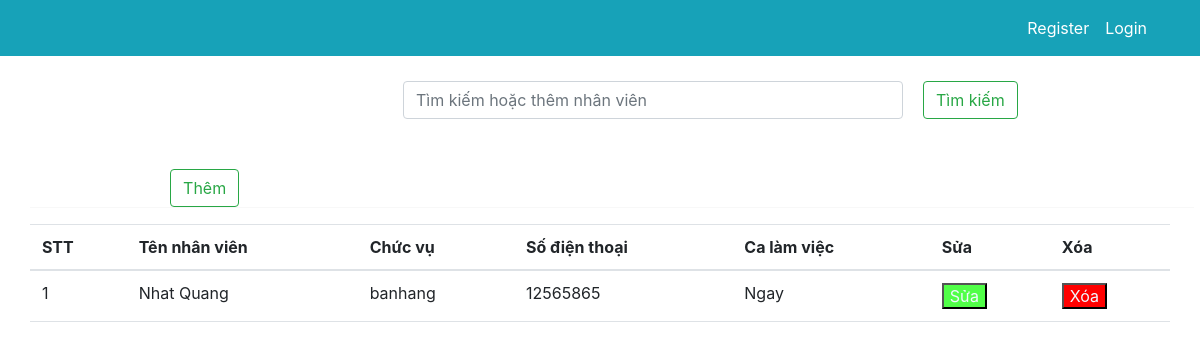
Screenshot of /manager/staff_list/ with the database file from the repository.
### staff/models.py (models this page shows, shortened)
class StaffProfile(models.Model):
    id_profile = models.ForeignKey(Profile,on_delete=models.CASCADE)
    joinDate = models.DateTimeField(auto_now_add=True,null=True)
    typeStaff = models.CharField(max_length=100,null=True)
    shift = models.CharField(max_length=100, null=True)

### accounts/models.py (models this page shows)
class Profile(models.Model):
    user = models.OneToOneField(User , on_delete=models.CASCADE,null=True)
    profile_image = models.ImageField(default='default.jpg',upload_to='profile_images')
    address = models.CharField(max_length=200, null=True)
    name = models.CharField(max_length=100,null=True)
    phone = models.CharField(max_length=100,null=True)
    is_admin = models.BooleanField(default=False)
    is_staff = models.BooleanField(default=False)
    is_customer = models.BooleanField(default=True)
    def __str__(self) -> str:
        try:
            return self.user.username
        except:
            return "None"

### manager/views.py (the view)
# urls.py: path('staff_list/', staff_list, name="staff_list"),
def staff_list(request):
    user_profile = Profile.objects.filter(is_staff = True)
    staff_profile = StaffProfile.objects.all()
    context = {
        'profile':user_profile,
        'staff_profile':staff_profile
    }
    return render(request, 'manager/staff_list.html',context)

### templates/manager/staff_list.html (shortened to what this page needs)
{% load static %}
	<link href="{% static 'css/bootstrap.css' %}" rel="stylesheet" type="text/css"/>
	<link rel = "stylesheet" href = "{% static 'css/custom.css' %}">
	<link href="{% static 'font/css/all.min.css' %}" rel="stylesheet" type="text/css">
    <link rel="stylesheet" href="https://cdn.jsdelivr.net/npm/bootstrap@4.6.2/dist/css/bootstrap.min.css">
{% include 'base/navbar-manager.html' %}
    <form style="margin: 25px 50px 50px 25px;padding-left: 10cm;" class="d-flex" role="search">
        <input style="width: 500px;" class="form-control" type="text" placeholder="Tìm kiếm hoặc thêm nhân viên" aria-label="Search">
        <button style="margin-left: 20px;" class="btn btn-outline-success" type="submit">Tìm kiếm</button>
    </form>
    <a href="{% url 'add_staff' %}"><button style="margin-left: 4.5cm;" class="btn btn-outline-success">Thêm</button></a>
<div class="row">
  <head><link href="//netdna.bootstrapcdn.com/font-awesome/3.2.1/css/font-awesome.css" rel="stylesheet"></head>
  <div class="container">
	  <div class="row">
		  <hr>
          <table class="table table-hover">
            <thead>
                <tr>
                    <th>STT</th>
                    <th>Tên nhân viên</th>
                    <th>Chức vụ</th>
                    <th>Số điện thoại</th>
                    <th>Ca làm việc</th>
                    <th>Sửa</th>
                    <th>Xóa</th>
                </tr>
            </thead>
            <tbody>
                {% for s in staff_profile %}
                <tr>
                    <td>1</td>
                    <td>{{s.id_profile.name}}</td>
                    <td>{{s.typeStaff}}</td>
                    <td>{{s.id_profile.phone}}</td>
                    <td>{{s.shift}}</td>
                    <td>
                        <a href="{% url 'staff_profile' s.id_profile %}"><button style="background-color:rgba(13, 255, 0, 0.716); color: aliceblue;">Sửa</button></a>
                    </td>
                    <td>
                        <a href="{% url 'remove_staff' s.id_profile %}"><button style="background-color:red; color: aliceblue;">Xóa</button></a>
                    </td>
                </tr>
                {% endfor %}
            </tbody>
        </table>
    </div>
</div>

### rows the page displays
StaffProfile: id_profile.name "Nhat Quang", typeStaff "banhang", id_profile.phone "12565865", shift "Ngay"
